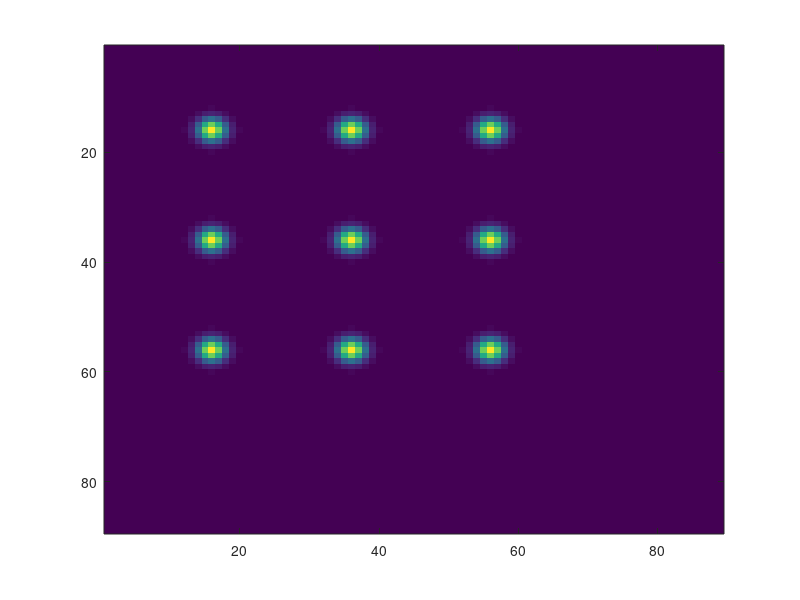
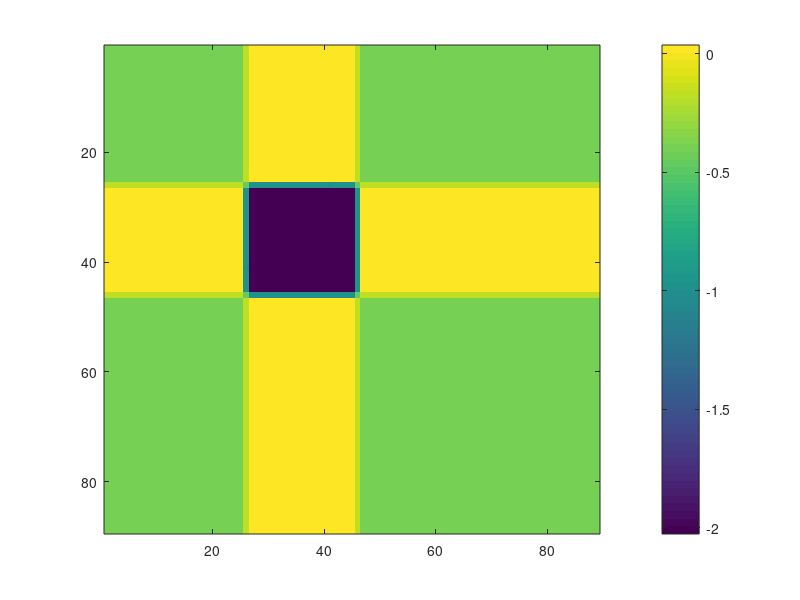

Write MATLAB code to recreate these figures, in order. (Note: this script raises an error after producing the figures.)
clc;
clear all;
close all;

%% define a backbone
global lambda k AmpImage N M meshSize z;
N = 3; %3by3
space = 200e-6; %Spacing between elements
z = 1010e-6; % Distance of Image plane from the resonator plane

lambda = 1.550e-6;
k = 2 * pi / lambda;

Amp_sample = ones(N,N);
Phase_sample = [-0.402838125625603	0.0368064810044825	-0.402838125625603
0.0368064810044825	-2.02683361958052	0.0368064810044825
-0.402838125625603	0.0368064810044825	-0.402838125625603];

% sizeOfResonator = 10e-6; %10um.
spotSize = 20e-6;
meshSize = 10000E-9;

boundary = 00e-6;

nearFields{N,N} = 0;

totalMesh = (space + boundary+ spotSize)*(N+1)/meshSize;

[xsNear, ysNear] = meshgrid((0:totalMesh) .* meshSize); % defining near field grid + xN/2

nearField = 0;

%% Generate the sample plane profile
for col = 1:N
    for row = 1:N
        nearFields{row, col} = Amp_sample(row, col) * exp((-((xsNear - boundary*2 - (col-0.25) * space).^2 ...
        + (ysNear - boundary*2 - (row-0.25) * space).^2) / (spotSize^2))) * exp(1i * Phase_sample(row, col));
        nearField = nearField + nearFields{row, col};
    end
end

figure;
imagesc(abs(nearField));

figure;
imagesc(angle(nearField));
colorbar

%% calculate the hologram
E_holo = HologramHelperClass.supperposition(conj(nearField));

figure;
imagesc(abs((E_holo.*E_holo)));
set(gcf, 'Position', [00, 00, 350, 300])
set(gca,'FontSize', 12) % Font Size

figure;
imagesc(angle(E_holo));
